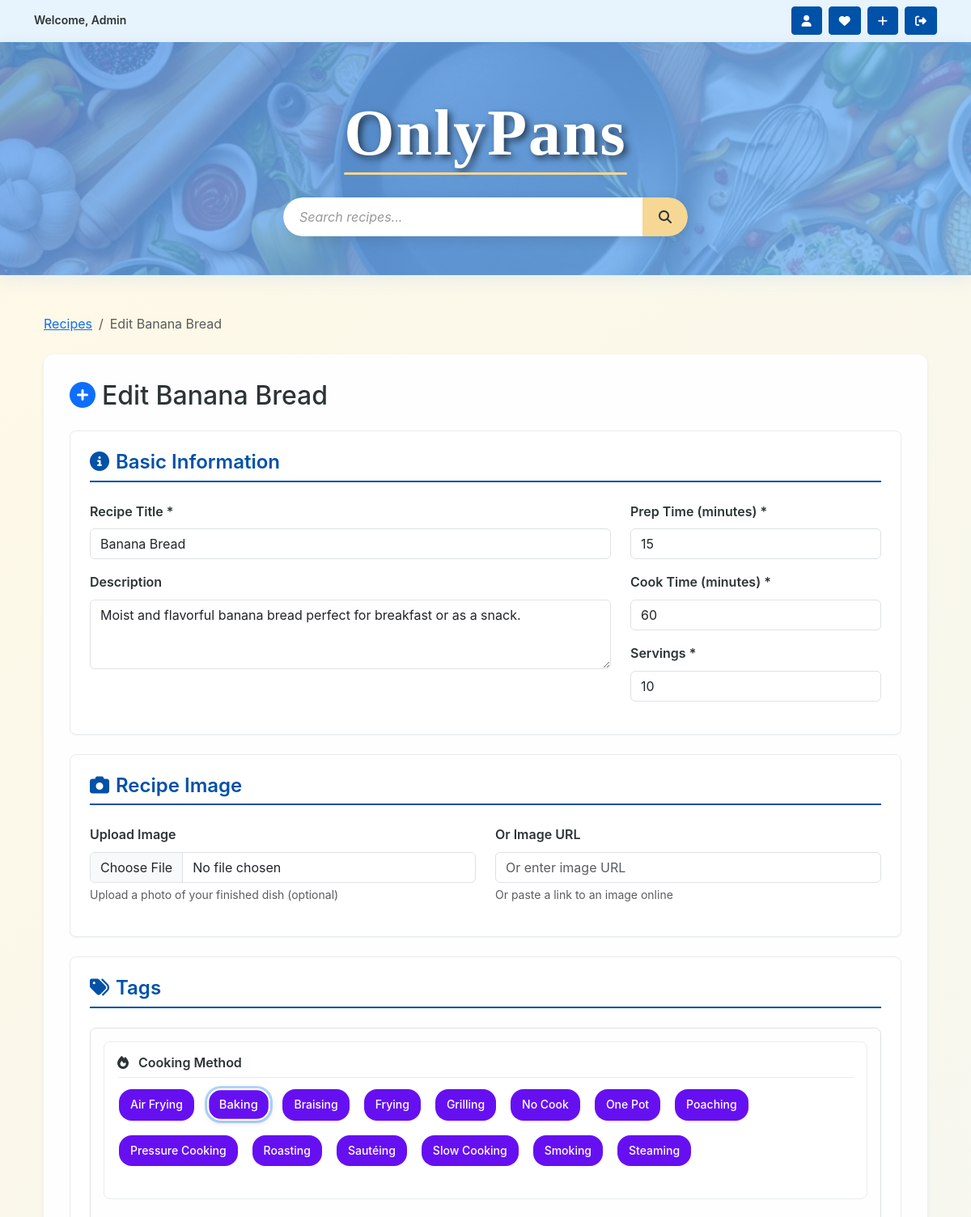
/recipes/banana-bread/edit/ (signed in, upper part), run on the app's committed database.
### recipes/models.py (models this page shows, shortened)
class Recipe(models.Model):
    user = models.ForeignKey(User, on_delete=models.CASCADE,
                             related_name='recipes')
    title = models.CharField(max_length=255)
    slug = models.SlugField(max_length=255, unique=True, blank=True)
    description = models.TextField(blank=True,
                                   help_text='Tell us about this recipe!')
    prep_time = models.PositiveIntegerField(
        help_text='Preparation time in minutes'
    )
    cook_time = models.PositiveIntegerField(
        help_text='Cooking time in minutes'
    )
    servings = models.PositiveIntegerField(default=4)
    image = CloudinaryField(
        'image',
        blank=True,
        null=True,
        folder='recipes/',
        help_text='Upload recipe image'
    )
    image_url = models.URLField(blank=True, help_text='Or paste image URL')
    tags = models.ManyToManyField(Tag, blank=True)
    view_count = models.PositiveIntegerField(default=0)
    created_at = models.DateTimeField(auto_now_add=True)
    updated_at = models.DateTimeField(auto_now=True)
    class Meta:
        ordering = ['-created_at']

class Tag(models.Model):
    TAG_TYPES = [
        ('cuisine', 'Cuisine'),
        ('dietary', 'Dietary'),
        ('meal_type', 'Meal Type'),
        ('cooking_method', 'Cooking Method'),
        ('difficulty', 'Difficulty'),
    ]
    name = models.CharField(max_length=100, unique=True)
    tag_type = models.CharField(max_length=50, choices=TAG_TYPES)
    color = models.CharField(max_length=7, default='#6c757d',
                             help_text='Hex color like #FF5733')
    class Meta:
        ordering = ['tag_type', 'name']

### recipes/views.py (the view)
# urls.py: path('recipes/<slug:slug>/edit/', views.recipe_edit, name='recipe_edit'),
@login_required
def recipe_edit(request, slug):
    recipe = get_object_or_404(Recipe, slug=slug, user=request.user)
    if request.method == 'POST':
        form = RecipeForm(request.POST, request.FILES, instance=recipe)
        ingredient_formset = RecipeIngredientFormSet(
            request.POST,
            instance=recipe,
            prefix='ingredients'
        )
        step_formset = RecipeStepFormSet(
            request.POST,
            request.FILES,
            instance=recipe,
            prefix='steps'
        )
        if (form.is_valid() and ingredient_formset.is_valid() and
                step_formset.is_valid()):
            recipe = form.save()
            ingredients = ingredient_formset.save(commit=False)
            for i, ingredient in enumerate(ingredients, 1):
                if ingredient.recipe_id:  # Only update existing ingredients
                    ingredient.order = i
                    ingredient.save()
            ingredient_formset.save_m2m() if hasattr(ingredient_formset, 'save_m2m') else None
            steps = step_formset.save(commit=False)
            for i, step in enumerate(steps, 1):
                if step.recipe_id:  # Only update existing steps
                    step.step_number = i
                    step.save()
            step_formset.save_m2m() if hasattr(step_formset, 'save_m2m') else None
            messages.success(
                request,
                'Recipe updated successfully! Your changes have been saved.'
            )
            return redirect('recipe_detail', slug=recipe.slug)
    else:
        form = RecipeForm(instance=recipe)
        ingredient_formset = RecipeIngredientFormSet(
            instance=recipe, prefix='ingredients'
        )
        step_formset = RecipeStepFormSet(instance=recipe, prefix='steps')
    context = {
        'form': form,
        'ingredient_formset': ingredient_formset,
        'step_formset': step_formset,
        'recipe': recipe,
        'title': f'Edit {recipe.title}'
    }
    return render(request, 'recipes/recipe_form.html', context)

### recipes/models.py (called while the page is built)
    def __str__(self):
        return self.name

    def __str__(self):
        return f"{self.name} ({self.abbreviation})"

### recipes/templates/recipes/recipe_form.html (shortened to what this page needs)
{% extends 'base.html' %}
{% load static %}
{% block content %}
<div class="container my-5">
    <nav aria-label="breadcrumb" class="mb-4">
        <ol class="breadcrumb">
            <li class="breadcrumb-item"><a href="{% url 'recipe_list' %}">Recipes</a></li>
            <li class="breadcrumb-item active">{{ title }}</li>
        </ol>
    </nav>
    <div class="recipe-form-container">
        <h2 class="mb-4">
            <i class="fas fa-plus-circle text-primary me-2"></i>{{ title }}
        </h2>
        <form method="post" enctype="multipart/form-data" id="recipe-form">
            <div class="form-section">
                <h4><i class="fas fa-info-circle me-2"></i>Basic Information</h4>
                <div class="row">
                    <div class="col-md-8">
                        <div class="mb-3">
                            <label for="{{ form.title.id_for_label }}" class="form-label">Recipe Title *</label>
                            {{ form.title }}
                        </div>
                        <div class="mb-3">
                            <label for="{{ form.description.id_for_label }}" class="form-label">Description</label>
                            {{ form.description }}
                        </div>
                    </div>
                    <div class="col-md-4">
                        <div class="mb-3">
                            <label for="{{ form.prep_time.id_for_label }}" class="form-label">Prep Time (minutes) *</label>
                            {{ form.prep_time }}
                        </div>
                        <div class="mb-3">
                            <label for="{{ form.cook_time.id_for_label }}" class="form-label">Cook Time (minutes) *</label>
                            {{ form.cook_time }}
                        </div>
                        <div class="mb-3">
                            <label for="{{ form.servings.id_for_label }}" class="form-label">Servings *</label>
                            {{ form.servings }}
                        </div>
                    </div>
                </div>
            </div>
            <div class="form-section">
                <h4><i class="fas fa-camera me-2"></i>Recipe Image</h4>
                <div class="row">
                    <div class="col-md-6">
                        <div class="mb-3">
                            <label for="{{ form.image.id_for_label }}" class="form-label">Upload Image</label>
                            {{ form.image }}
                            <div class="form-text">Upload a photo of your finished dish (optional)</div>
                        </div>
                    </div>
                    <div class="col-md-6">
                        <div class="mb-3">
                            <label for="{{ form.image_url.id_for_label }}" class="form-label">Or Image URL</label>
                            {{ form.image_url }}
                            <div class="form-text">Or paste a link to an image online</div>
                        </div>
                    </div>
                </div>
            </div>
            <div class="form-section">
                <h4><i class="fas fa-tags me-2"></i>Tags</h4>
                <div class="tag-categories">
                    {% regroup form.tags.field.queryset by tag_type as tags_by_type %}
                    {% for tag_type in tags_by_type %}
                        <div class="tag-category mb-4">
                            <h6 class="tag-category-title">
                                <i class="fas fa-{% if tag_type.grouper == 'dietary' %}leaf{% elif tag_type.grouper == 'cuisine' %}globe{% elif tag_type.grouper == 'meal_type' %}clock{% elif tag_type.grouper == 'cooking_method' %}fire{% else %}star{% endif %} me-2"></i>
                                {{ tag_type.list.0.get_tag_type_display }}
                            </h6>
                            <div class="tag-selection">
                                {% for tag in tag_type.list %}
                                    <label for="id_tags_{{ tag.id }}" class="tag tag-selectable me-2 mb-2"
                                           style="background-color: {{ tag.color }};"
                                           title="{{ tag.name }} - {{ tag.get_tag_type_display }}">
                                        {{ tag.name }}
                                    </label>
                                {% endfor %}
                            </div>
                        </div>
                    {% endfor %}
                </div>
            </div>
        </form>
    </div>
</div>
{% endblock %}

### templates/base.html (shortened to what this page needs)
{% load static %}
<!DOCTYPE html>
<html lang="en">
    <head>
        <link
            href="https://cdn.jsdelivr.net/npm/bootstrap@5.3.7/dist/css/bootstrap.min.css"
            rel="stylesheet"
        />
        <link
            href="https://cdnjs.cloudflare.com/ajax/libs/font-awesome/6.5.1/css/all.min.css"
            rel="stylesheet"
        />
        <link href="{% static 'css/styles.css' %}" rel="stylesheet" />
    </head>
    <body>
        <nav class="navbar navbar-dark bg-dark py-2">
            <div class="container">
                <div class="d-flex w-100 justify-content-between align-items-center">
                    {% if user.is_authenticated %}
                    <small class="text-light">
                        Welcome, {% if user.first_name %}{{ user.first_name|title }}{% else %}{{ user.username|title }}{% endif %}
                    </small>
                    {% else %}
                    <div></div>
                    {% endif %}
                    <div class="d-flex align-items-center">
                        {% if user.is_authenticated %}
                        <a class="btn btn-sm me-2"
                           href="{% url 'accounts:profile' %}"
                           aria-label="View Profile"
                           title="Profile">
                            <i class="fas fa-user" aria-hidden="true"></i>
                        </a>
                        <a class="btn btn-sm me-2"
                           href="{% url 'liked_recipes' %}"
                           aria-label="View Liked Recipes"
                           title="Liked Recipes">
                            <i class="fas fa-heart" aria-hidden="true"></i>
                        </a>
                        <a class="btn btn-sm me-2"
                           href="{% url 'recipe_create' %}"
                           aria-label="Create New Recipe"
                           title="Create Recipe">
                            <i class="fas fa-plus" aria-hidden="true"></i>
                        </a>
                        <a class="btn btn-sm"
                           href="#"
                           id="logoutBtn"
                           aria-label="Sign Out"
                           title="Logout">
                            <i class="fas fa-sign-out-alt" aria-hidden="true"></i>
                        </a>
                        {% endif %}
                    </div>
                </div>
            </div>
        </nav>
        <section class="onlypans-hero">
            <div class="container text-center">
                <h1 class="hero-brand">
                    <a href="{% url 'recipe_list' %}" class="text-decoration-none">
                        <span class="brand-highlight">OnlyPans</span>
                    </a>
                </h1>
                <div class="hero-search">
                    <form method="GET" action="{% url 'recipe_list' %}" class="search-form">
                        <div class="search-container">
                            <input type="text"
                                   name="search"
                                   class="form-control search-input"
                                   placeholder="Search recipes..."
                                   value="{{ request.GET.search }}"
                                   aria-label="Search recipes">
                            <button type="submit"
                                    class="btn search-btn"
                                    aria-label="Search">
                                <i class="fas fa-search" aria-hidden="true"></i>
                            </button>
                        </div>
                    </form>
                </div>
            </div>
        </section>
        <main class="container mb-5">{% block content %}{% endblock %}</main>
    </body>
</html>

### data on the page
Recipe: title "Banana Bread", description "Moist and flavorful banana bread perfect for breakfast or as a snack.", prep_time "15", cook_time "60", servings "10"
Tag: list.0.tag_type "Cooking Method", name "Air Frying"
Tag: name "Baking"
Tag: name "Braising"
Tag: name "Frying"
Tag: name "Grilling"
Tag: name "No Cook"
Tag: name "One Pot"
Tag: name "Poaching"
Tag: name "Pressure Cooking"
Tag: name "Roasting"
Tag: name "Sautéing"
Tag: name "Slow Cooking"
Tag: name "Smoking"
Tag: name "Steaming"

### other printed values
{{ user.username|title }} "Admin"
{{ title }} "Edit Banana Bread"
